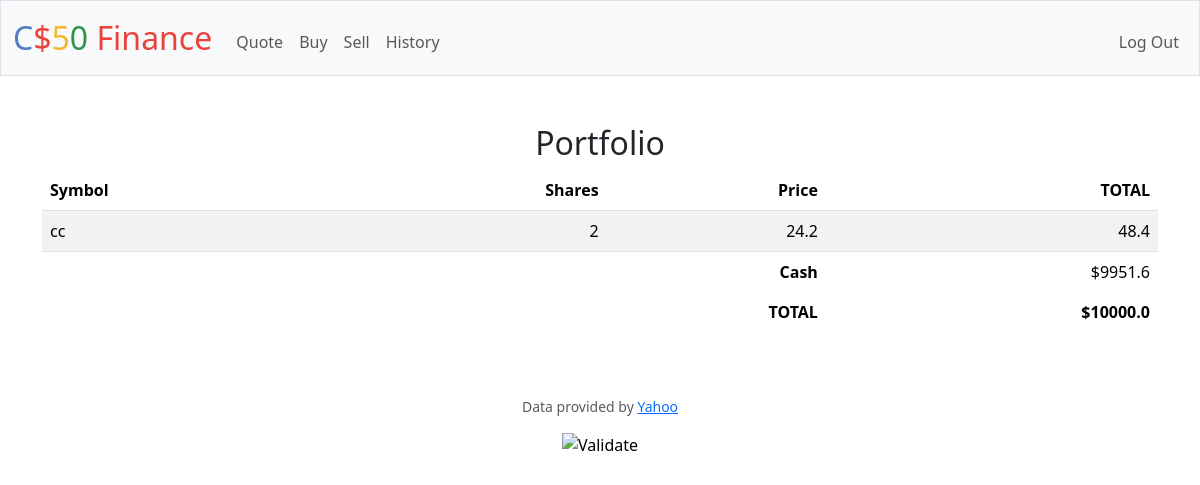
Page / (signed in) on the earlier database version.
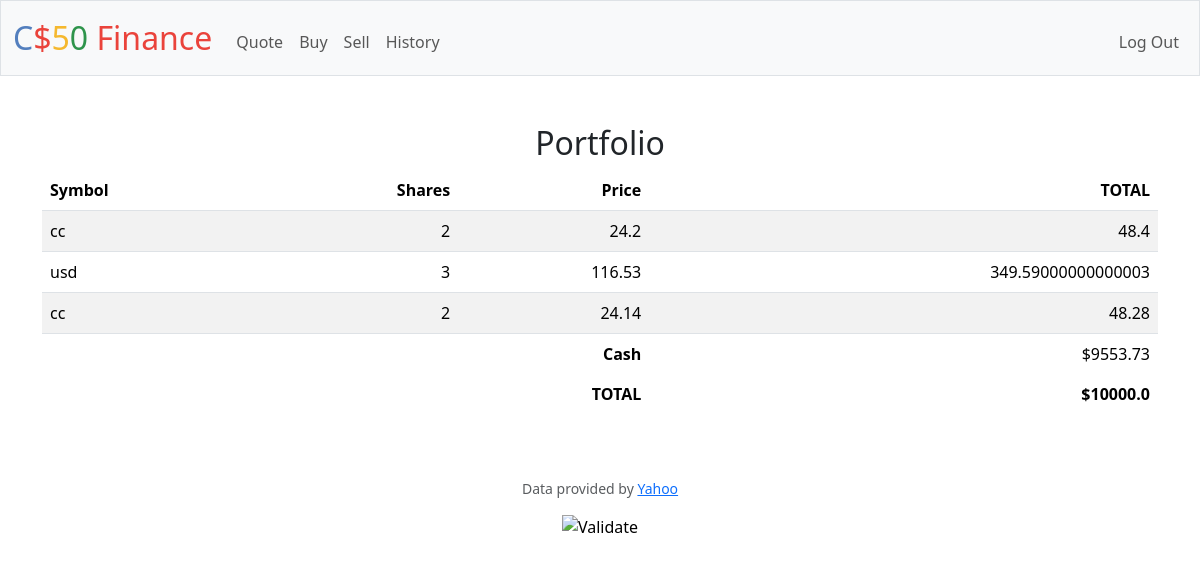
Same page on the later database version.
### tables this page shows
CREATE TABLE portfolio (
        user_id INTEGER,
        symbol TEXT,
        shares INTEGER,
        price NUMERIC,
        total NUMERIC,
        timestamp TIMESTAMP DEFAULT CURRENT_TIMESTAMP,
        FOREIGN KEY(user_id) REFERENCES users(id)
    );

CREATE TABLE users (id INTEGER PRIMARY KEY AUTOINCREMENT NOT NULL, username TEXT NOT NULL, hash TEXT NOT NULL, cash NUMERIC NOT NULL DEFAULT 10000.00);

### app.py (the view)
@app.route("/")
@login_required
def index():
    print("jjindex_portfolio222")
    db.execute('''
    CREATE TABLE IF NOT EXISTS portfolio (
        user_id INTEGER,
        symbol TEXT,
        shares INTEGER,
        price NUMERIC,
        total NUMERIC,
        timestamp TIMESTAMP DEFAULT CURRENT_TIMESTAMP,
        FOREIGN KEY(user_id) REFERENCES users(id)
    );
    ''')
    user_id = session.get("user_id")
    portfolio = db.execute("SELECT symbol, shares, price, total FROM portfolio WHERE user_id = ?", user_id)
    user = db.execute("SELECT cash FROM users WHERE id = ?", user_id)
    cash = user[0]['cash'] if user else 0
    total_portfolio_value = sum([item['total'] for item in portfolio]) + cash
    return render_template('index.html', portfolio=portfolio, cash=cash, total=total_portfolio_value)

### app.py (called while the page is built)
@app.after_request
def after_request(response):
    response.headers["Cache-Control"] = "no-cache, no-store, must-revalidate"
    response.headers["Expires"] = 0
    response.headers["Pragma"] = "no-cache"
    return response

### helpers.py (called while the page is built)
def login_required(f):
    @wraps(f)
    def decorated_function(*args, **kwargs):
        if session.get("user_id") is None:
            return redirect("/login")
        return f(*args, **kwargs)
    return decorated_function

### templates/index.html (shortened to what this page needs)
{% extends "layout.html" %}
{% block main %}
<h2>Portfolio</h2>
<table class="table table-striped">
    <thead>
        <tr>
            <th class="text-start">Symbol</th>
            <th class="text-end">Shares</th>
            <th class="text-end">Price</th>
            <th class="text-end">TOTAL</th>
        </tr>
    </thead>
    <tbody>
        {% for entry in portfolio %}
        <tr>
            <td class="text-start">{{ entry.symbol }}</td>
            <td class="text-end">{{ entry.shares }}</td>
            <td class="text-end">{{ entry.price }}</td>
            <td class="text-end">{{ entry.total }}</td>
        </tr>
        {% endfor %}
    </tbody>
    <tfoot>
        <tr>
            <td class="border-0 fw-bold text-end" colspan="3">Cash</td>
            <td class="border-0 text-end">${{ cash }}</td>
        </tr>
        <tr>
            <td class="border-0 fw-bold text-end" colspan="3">TOTAL</td>
            <td class="border-0 fw-bold text-end">${{ total }}</td>
        </tr>
    </tfoot>
</table>
{% endblock %}

Differences in the rows shown:
added portfolio: symbol "usd", shares "3", price "116.53", total "349.59000000000003"
added portfolio: symbol "cc", shares "2", price "24.14", total "48.28"
changed users: cash "9951.6" → "9553.73"
